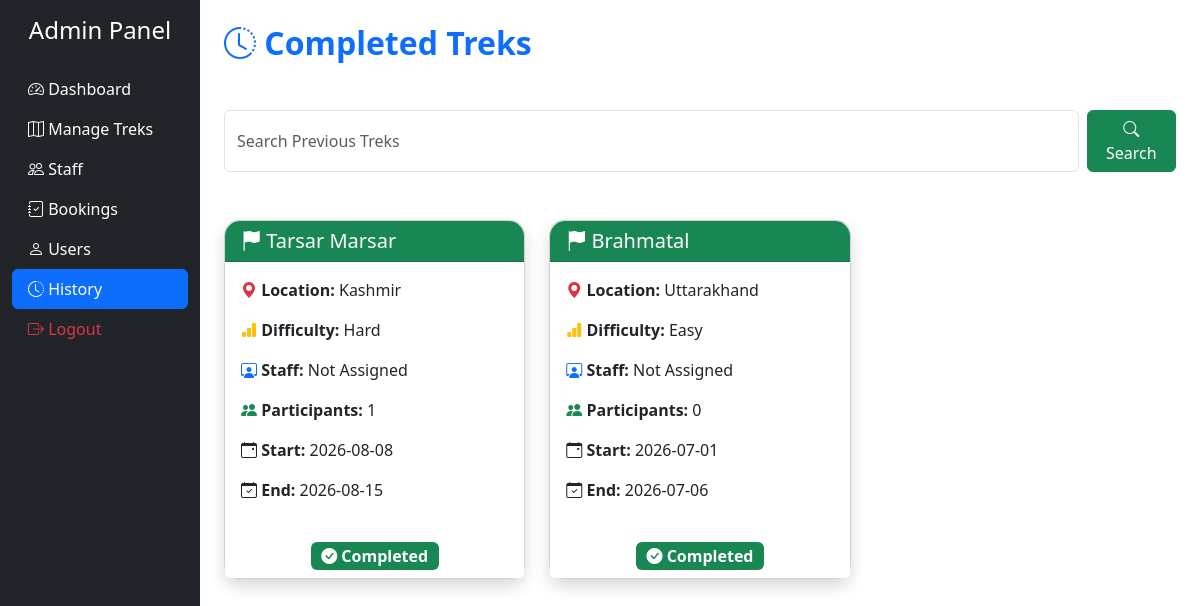
The page /admin/admin_history (signed in) on the database its author committed.
### app.py (models this page shows)
class Trek(db.Model) :
    __tablename__="trek"
    id = db.Column(db.Integer, primary_key=True)
    trek_name = db.Column(db.String(100), nullable=False)
    location = db.Column(db.String(500), nullable=False)
    difficulty = db.Column(db.String(20), nullable=False) # Easy / Moderate / Hard
    duration = db.Column(db.Integer, nullable=False)  # In Days
    available_slots = db.Column(db.Integer, nullable=False)
    total_slots = db.Column(db.Integer, nullable=False)
    start_date = db.Column(db.Date, nullable=False)
    end_date = db.Column(db.Date, nullable=False)
    desc = db.Column(db.Text)
    status = db.Column(db.String(50), nullable=False)
    assigned_staff_id = db.Column(db.Integer , db.ForeignKey("user.id"))
    bookings = db.relationship("Booking")
    staff = db.relationship("User",foreign_keys=[assigned_staff_id])

### app.py (the view)
@app.route("/admin/admin_history")
def admin_history():
    if "user_id" not in session or session.get("user_role") != "admin":
        return redirect(url_for("login"))
    search = request.args.get("search")
    query = Trek.query.filter_by(status="Completed")
    if search:
        query = query.filter(Trek.trek_name.ilike(f"%{search}%"))
    treks = query.all()
    history = []
    for trek in treks:
        participants = Booking.query.filter_by(trek_id=trek.id, status="Completed").count()
        history.append({"trek": trek, "participants": participants})
    return render_template("admin/admin_history.html", history=history)

### app.py (called while the page is built)
@app.after_request  ##----->>>> for the website cache memory to be flused out
def add_header(response):
    response.headers["Cache-Control"] = "no-cache, no-store, must-revalidate"
    response.headers["Pragma"] = "no-cache"
    response.headers["Expires"] = "0"
    return response

### templates/admin/admin_history.html (shortened to what this page needs)
{% extends 'base.html' %}
{% block body %}
<div class="container-fluid">
    <div class="row">
        <div class="col-md-2 bg-dark min-vh-100">
            <h4 class="text-white text-center mt-3">
                Admin Panel
            </h4>
            <div class="nav flex-column mt-4">
                <a href="{{ url_for('admin_dashboard') }}" class="nav-link text-white">
                    <i class="bi bi-speedometer2"></i> Dashboard
                </a>
                <a href="{{ url_for('manage_treks') }}" class="nav-link text-white">
                    <i class="bi bi-map"></i> Manage Treks
                </a>
                <a href="{{ url_for('manage_staff') }}" class="nav-link text-white">
                    <i class="bi bi-people"></i> Staff
                </a>
                <a href="{{ url_for('bookings') }}" class="nav-link text-white">
                    <i class="bi bi-journal-check"></i> Bookings
                </a>
                <a href="{{ url_for('manage_users') }}" class="nav-link text-white">
                    <i class="bi bi-person"></i> Users
                </a>
                <a href="{{ url_for('admin_history') }}" class="nav-link bg-primary text-white rounded">
                    <i class="bi bi-clock-history"></i> History
                </a>
                <a href="{{ url_for('logout') }}" class="nav-link text-danger">
                    <i class="bi bi-box-arrow-right"></i> Logout
                </a>
            </div>
        </div>
        <div class="col-md-10">
            <div class="container mt-4">
                <h2 class="fw-bold text-primary"><i class="bi bi-clock-history"></i> Completed Treks</h2>
                <form method="GET" action="{{ url_for('admin_history') }}" class="d-flex my-5">
                    <input type="text" class="form-control me-2" name="search" placeholder="Search Previous Treks">
                    <button class="btn btn-success" type="submit"><i class="bi bi-search"></i>
                        Search
                    </button>
                </form>
                <div class="row">
                    {% if history %}
                    {% for item in history %}
                    {% set trek = item.trek %}
                    <div class="col-md-4 mb-4">
                        <div class="card shadow h-100">
                            <div class="card-header bg-success text-white">
                                <h5 class="mb-0">
                                    <i class="bi bi-flag-fill"></i>
                                    {{ trek.trek_name }}
                                </h5>
                            </div>
                            <div class="card-body">
                                <p>
                                    <strong><i class="bi bi-geo-alt-fill text-danger"></i> Location:</strong>
                                    {{ trek.location }}
                                </p>
                                <p>
                                    <strong><i class="bi bi-bar-chart-fill text-warning"></i> Difficulty:</strong>
                                    {{ trek.difficulty }}
                                </p>
                                <p>
                                    <strong><i class="bi bi-person-workspace text-primary"></i> Staff:</strong>
                                    {{ trek.user.name if trek.user else "Not Assigned" }}
                                </p>
                                <p>
                                    <strong><i class="bi bi-people-fill text-success"></i> Participants:</strong>
                                    {{ item.participants }}
                                </p>
                                <p>
                                    <strong><i class="bi bi-calendar-event"></i> Start:</strong>
                                    {{ trek.start_date }}
                                </p>
                                <p>
                                    <strong><i class="bi bi-calendar-check"></i> End:</strong>
                                    {{ trek.end_date }}
                                </p>
                            </div>
                            <div class="card-footer text-center">
                                <span class="badge bg-success fs-6">
                                    <i class="bi bi-check-circle-fill"></i>
                                    Completed
                                </span>
                            </div>
                        </div>
                    </div>
                    {% endfor %}
                </div>
                {% else %}
                <div class="alert alert-info mt-4">
                    No completed treks found.
                </div>
                {% endif %}
            </div>
        </div>
    </div>
</div>
{% endblock %}

### templates/base.html (style rules this page uses)
.nav-link { transition:0.3s; }

### templates/admin/admin_history.html (style rules this page uses)
.card { border-radius: 15px; transition: all 0.3s ease; }
.card-header { border-radius: 15px 15px 0 0 !important; }
.card-footer { background: white; border-top: none; }

### rows shown on the page
Trek: trek_name "Tarsar Marsar", location "Kashmir", difficulty "Hard", start_date "2026-08-08", end_date "2026-08-15"
Trek: trek_name "Brahmatal", location "Uttarakhand", difficulty "Easy", start_date "2026-07-01", end_date "2026-07-06"

### other values the page prints
{{ trek.user.name if trek.user else "Not Assigned" }} "Not Assigned" "Not Assigned"
{{ item.participants }} "1" "0"
